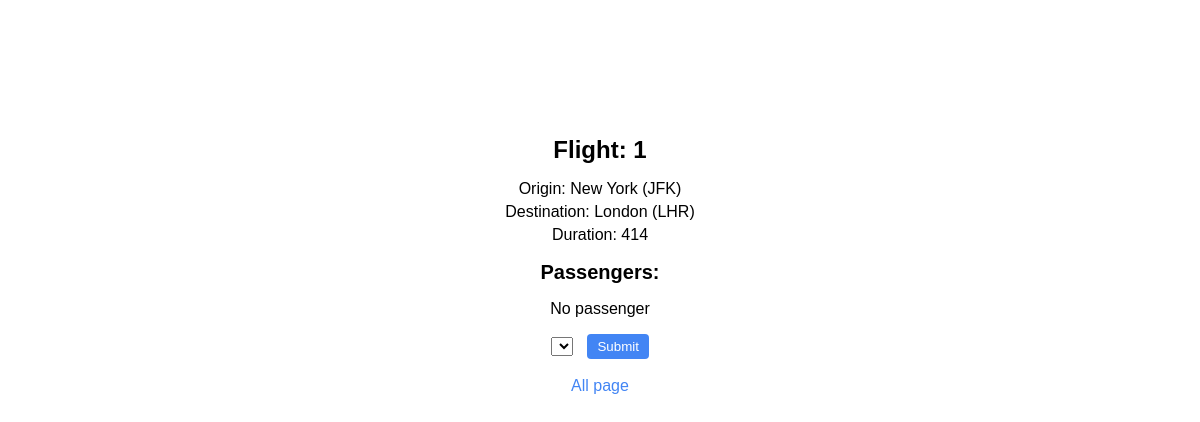
Page /flights/flight/1 on the earlier database version.
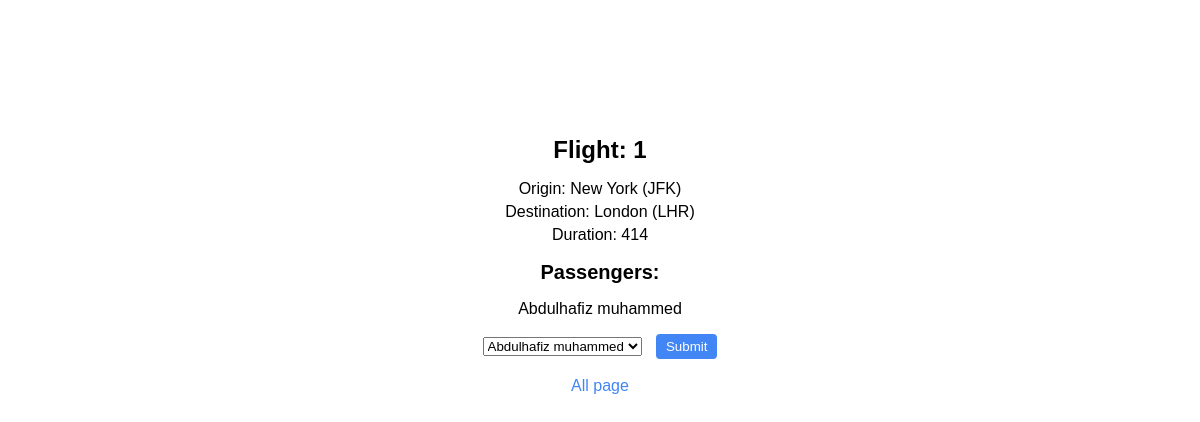
Same page on the later database version.
### flights/models.py (models this page shows, shortened)
class Flight(models.Model):
    origin =models.ForeignKey(Airport, on_delete=models.CASCADE, related_name="departures")
    destination =models.ForeignKey(Airport, on_delete=models.CASCADE, related_name="arrivals")
    duration = models.IntegerField()

class Airport(models.Model):
    code = models.CharField(max_length=3)
    city = models.CharField(max_length=64)
    def __str__(self):
        return f"{self.city} ({self.code})"

class Passanger(models.Model):
    first_name = models.CharField(max_length=64)
    Last_name = models.CharField(max_length=64)
    flights = models.ManyToManyField(Flight, blank=True, related_name="passengers")
    def __str__(self):
        return f"{self.first_name} {self.Last_name}"

### flights/views.py (the view)
# urls.py: path('flight/<int:number>', views.flight, name="flight"),
def flight(request, number):
    flight = Flight.objects.get(pk=number)
    passengers = flight.passengers.all()
    non_passenger = Passanger.objects.exclude(flights=flight).all()
    return render(request, "flights/flight.html",{
        "flight": flight,
        "passengers": passengers,
        "non_passengers": non_passenger
    })

### flights/templates/flights/flight.html (shortened to what this page needs)
{% extends "flights/layout.html" %}
{% block body %}
<h1 style="text-align: center;">Flight: {{ flight.id }}</h1>
<ul>
    <li>Origin: {{ flight.origin }}</li>
    <li>Destination: {{ flight.destination }}</li>
    <li>Duration: {{ flight.duration }}</li>
</ul>
<h2 style="text-align: center;">Passengers:</h2>
<ul>
    {% for passenger in passengers %}
        <li>{{passenger}}</li>
    {% empty %}
        <li>No passenger</li>
    {% endfor %}
</ul>
<form action="{% url 'flights:book' flight.id %}" method="post">
    <select name="passenger" id="">
        {% for passenger in non_passengers %}
            <option value="{{ passenger.id }}">{{ passenger }}</option>
        {% endfor %}
    </select>
    <input type="submit">
</form>
<br>
<a href="{% url 'flights:index' %}">All page</a>
{% endblock %}

### flights/templates/flights/layout.html (shortened to what this page needs)
{% load static %}
<!DOCTYPE html>
<html lang="en">
    <head>
    <link rel="stylesheet" href="{% static 'flights/styles.css' %}">
    </head>
    <body>
        {% block body %}
        {% endblock %}
    </body>
</html>

### flights/static/flights/styles.css (style rules this page uses)
body { font-family: Arial, sans-serif; margin: 0; padding: 0; height: 100vh; text-align: center; align-items: center; padding-left: 40%; padding-right: 40%; padding-top: 10%; }
h1 { font-size: 24px; }
h2 { font-size: 20px; }
ul { list-style-type: none; padding: 0; }
li { margin-bottom: 5px; }
form { margin-top: 10px; }
select { margin-right: 10px; }
input[type=submit] { background-color: #4285f4; color: white; padding: 5px 10px; border: none; border-radius: 4px; cursor: pointer; }
a { color: #4285f4; text-decoration: none; }

Differences in the rows shown:
added Passanger: first_name+Last_name "Abdulhafiz muhammed"
Other differences:
form field passenger: (not shown) → "Abdulhafiz muhammed"
text no longer shown: "No passenger"
